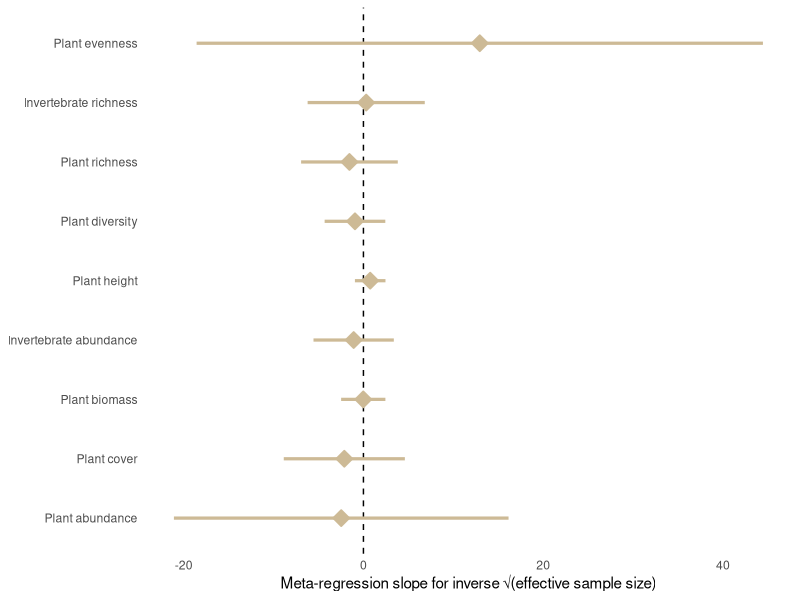
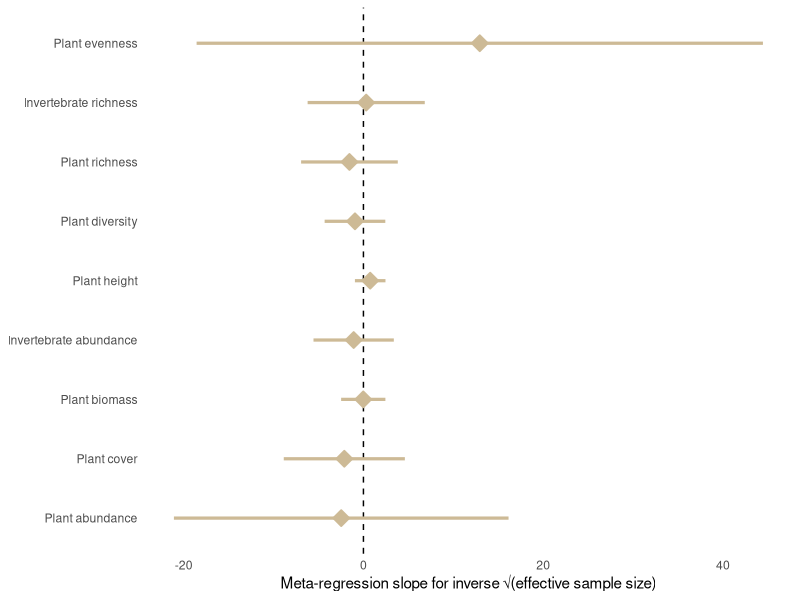

Recreate these plots in R, in order.
#### Test for publication bias ####


library(data.table)
library(tidyverse)
library(metafor)


# load data ---------

dt_raw <- fread("data/processed_data/clean_rewilding_meta_dataset.csv")



dt <-  dt_raw %>%
  mutate(eff_n = (n_high_megafauna*n_low_megafauna) / (n_high_megafauna + n_low_megafauna),
         inv_sqrt_eff_n = 1/sqrt(eff_n), ## 1/sqrt(eff_N) for testing for publication bias. If slope is significant == BIAS
         inv_eff_n := 1/(eff_n)) ## If there is bias, use 1/eff_N. The intercept of this is an unbiased estimate of true effect (use alpha = 0.01)


## 1.1 create model guide ----------------

distinct_responses = unique(dt %>% 
                              filter(experimental_mechanism != "islands with and without herbivore") %>% 
                              group_by(eco_response) %>% 
                              mutate(n_citations = n_distinct(citation)) %>%
                              filter(n_citations >= 3) %>% 
                              pull(eco_response))

model_guide <- CJ(eco_response = c(distinct_responses), 
                  mods = c("inv_sqrt_eff_n", "inv_eff_n")) %>% 
  mutate(formula = paste("~", mods))
table(model_guide)


# Now create 'selection' formula for dataset 
model_guide[, select := paste0("eco_response == ", "'" , eco_response, "'")]
model_guide

# add a unique ID
model_guide[, model_id := paste(eco_response, "bias_model",sep = "_")]
model_guide[, model_id := gsub(":", "_", model_id)]
model_guide

set.seed(161)

#1.2. model for loop ------------

dt_res <- data.frame()

for(i in 1:nrow(model_guide)){
  
  #  result <- tryCatch({ 
  #build data
  dt_sub = dt[eval(parse(text = model_guide[i, ]$select)),] %>% 
    filter(experimental_mechanism != "islands with and without herbivore") %>% 
    group_by(citation) %>% 
    slice_max(time_series_clean)
  
  
  m_smd <- rma.mv(yi = yi_smdh, # intercept only model
                  V = vi_smdh, 
                  mods = as.formula(model_guide[i, ]$formula), #invesrse square root of effective sample size 
                  random = list(~ 1 | site_name,
                                ~ 1 | citation), 
                  data = dt_sub, 
                  method = "REML",  test = "t", dfs = "contain")
  
  dt_smd <- data.frame(
    eco_response = model_guide[i, ]$eco_response, 
    estimate = m_smd$b[2], 
    ci_lb = m_smd$ci.lb[2],
    ci_ub = m_smd$ci.ub[2],
    p_val = m_smd$pval[2],
    n = nrow(dt_sub),
    n_citations = n_distinct(dt_sub$citation),
    effect_size = "SMD", 
    mod = model_guide[i, ]$mods, 
    term = model_guide[i, ]$mods)
  
  dt_smd_int <- data.frame(
    eco_response = model_guide[i, ]$eco_response, 
    estimate = m_smd$b[1], 
    ci_lb = m_smd$ci.lb[1],
    ci_ub = m_smd$ci.ub[1],
    p_val = m_smd$pval[1],
    n = nrow(dt_sub),
    n_citations = n_distinct(dt_sub$citation),
    effect_size = "SMD", 
    mod = model_guide[i, ]$mods, 
    term = "intercept")
  
  dt_tmp = dt_smd %>% rbind(dt_smd_int)
  
  dt_res <- rbind(dt_tmp, dt_res)  
  
  cat(i,"/",nrow(model_guide),"\r")
}


dt_res_plot = dt_res %>% 
  mutate(
    clean_response = case_when(
      .default = eco_response,
      eco_response == "soil_ph" ~ "Soil pH",
      eco_response == "soil_p" ~ "Soil P",
      eco_response == "soil_density" ~ "Soil bulk density",
      eco_response == "soil_cn" ~ "Soil C:N ratio",
      
      eco_response == "plant_richness" ~ "Plant richness",
      eco_response == "plant_height" ~ "Plant height",
      eco_response == "plant_evenness" ~ "Plant evenness",
      eco_response == "plant_diversity" ~ "Plant diversity",
      eco_response == "plant_cover" ~ "Plant cover",
      eco_response == "plant_biomass" ~ "Plant biomass",
      eco_response == "plant_abundance" ~ "Plant abundance",
      
      eco_response == "invertebrate_richness" ~ "Invertebrate richness",
      eco_response == "invertebrate_diversity" ~ "Invertebrate diversity",
      eco_response == "invertebrate_abundance" ~ "Invertebrate abundance",
      
      eco_response == "bird_abundance" ~ "Bird abundance",
      eco_response == "bare_ground" ~ "Bare ground"), 
    significance = ifelse(ci_lb > 0 | ci_ub < 0, "Significant", "Not significant"), 
    clean_response = reorder(clean_response, estimate), 
    label_n = paste0(clean_response, " (n = ", n_citations, " [", n, "])"),
    label_n = reorder(label_n, estimate)) 


#plot coefficient estimates of inverse square-root effective sample size

p_res <- dt_res_plot %>% 
  filter(mod == "inv_sqrt_eff_n" & term == "inv_sqrt_eff_n") %>%
  ggplot() +
  geom_vline(xintercept = 0, linetype = "dashed") +
  geom_pointrange(aes(x = estimate,
                      y = clean_response,
                      xmin = ci_lb,
                      xmax = ci_ub, fill = significance, color = significance),
                  shape = 23, size = 0.9, linewidth = 1.1) +
  scale_fill_manual(values = c("Significant" = "#D55E00", "Not significant" = "wheat3")) +
  scale_color_manual(values = c("Significant" = "#D55E00", "Not significant" = "wheat3")) +
  labs(x = "Meta-regression slope for inverse √(effective sample size)", y = NULL, color = "") +
  # facet_wrap(~effect_size, scales = "free_x") +
  theme_minimal() +
  theme(
    panel.grid = element_blank(),
    legend.position = "none")

p_res #cool, doesn't look like evidence for publication bias 
ggsave(plot = p_res, "builds/plots/supplement/publication_bias_results.png", dpi = 900, height = 3, width = 9)

  
  
  
